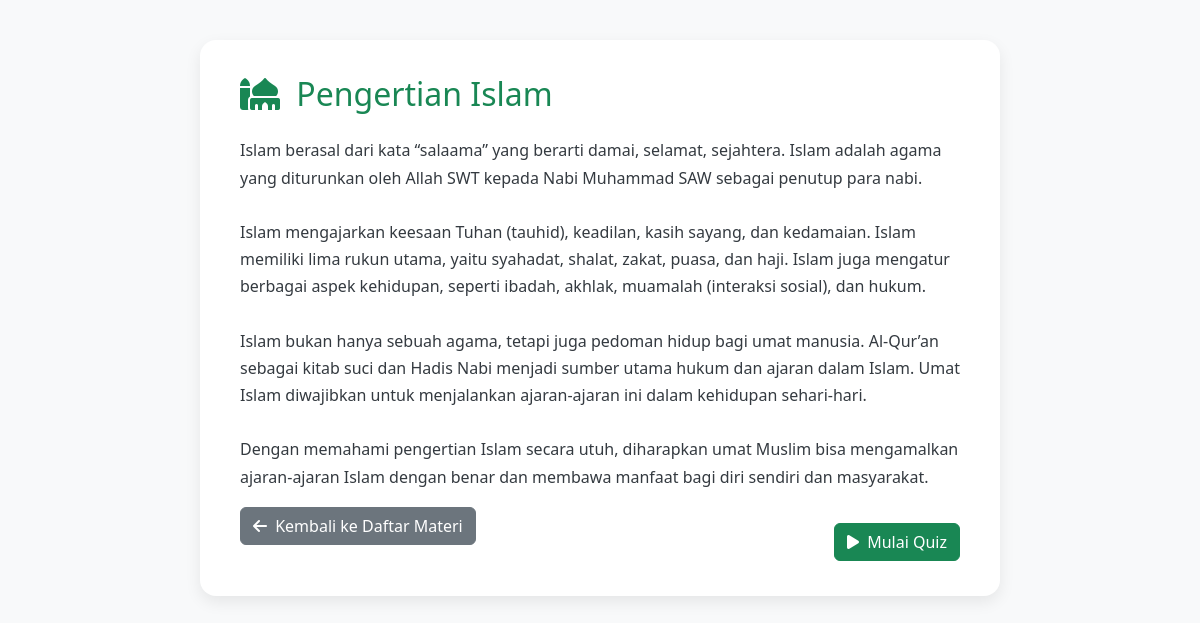
The page /materi.php?id=5 on the database its author committed.
### tables this page shows
CREATE TABLE `materi` (
  `id` int(11) NOT NULL,
  `judul` varchar(100) DEFAULT NULL,
  `isi` longtext DEFAULT NULL
);

### materi.php (the view, shortened to what this page needs)
<?php
include "db.php";
$id = $_GET['id'] ?? 0;
$id = (int)$id;
$stmt = $conn->prepare("SELECT * FROM materi WHERE id = ?");
$stmt->bind_param("i", $id);
$stmt->execute();
$result = $stmt->get_result();
$materi = $result->fetch_assoc();
$slug = strtolower(str_replace(' ', '_', $materi['judul']));
?>
<!DOCTYPE html>
<html lang="id">
<head>
    <link href="https://cdn.jsdelivr.net/npm/bootstrap@5.3.0/dist/css/bootstrap.min.css" rel="stylesheet" />
    <link rel="stylesheet" href="https://cdnjs.cloudflare.com/ajax/libs/font-awesome/6.4.0/css/all.min.css">
</head>
<body>
    <div class="materi-container">
        <h2 class="mb-4 text-success">
            <i class="fas fa-mosque me-2"></i> <?= htmlspecialchars($materi['judul']) ?>
        </h2>
        <p><?= nl2br(htmlspecialchars($materi['isi'])) ?></p>
        <a href="index.php" class="btn btn-secondary">
            <i class="fas fa-arrow-left me-1"></i> Kembali ke Daftar Materi
        </a>
        <a href="mulai_quiz.php?materi=<?= urlencode($slug) ?>&id=<?= $materi['id'] ?>"
           class="btn btn-success mt-3 float-end">
           <i class="fas fa-play me-1"></i> Mulai Quiz
        </a>
    </div>
</body>
</html>

### materi.php (style rules this page uses)
body { background: #f8f9fa; min-height: 100vh; display: flex; justify-content: center; align-items: flex-start; padding: 40px 15px; font-family: 'Segoe UI', sans-serif; }
.materi-container { max-width: 800px; background: #fff; border-radius: 16px; box-shadow: 0 6px 16px rgba(0,0,0,0.08); padding: 35px 40px; animation: fadeIn 0.5s ease; }
h2 { color: #198754; font-size: 2rem; margin-bottom: 20px; }
p { line-height: 1.7; color: #343a40; white-space: pre-line; }

### rows shown on the page
materi: judul "Pengertian Islam", isi "Islam berasal dari kata “salaama” yang berarti damai, selamat, sejahtera. Islam adalah agama yang diturunkan oleh Allah SWT kepada Nabi Muhammad SAW sebagai penutup para nabi. Islam mengajarkan keesaan Tuhan (tauhid), keadilan, kasih sayang, dan kedamaian. Islam memiliki lima rukun utama, yaitu syahadat, shalat, zakat, puasa, dan haji. Islam juga mengatur berbagai aspek kehidupan, seperti ibadah, akhlak, muamalah (interaksi sosial), dan hukum. Islam bukan hanya sebuah agama, tetapi juga pedoman hidup bagi umat manusia. Al-Qur’an sebagai kitab suci dan Hadis Nabi menjadi sumber utama hukum dan ajaran dalam Islam. Umat Islam diwajibkan untuk menjalankan ajaran-ajaran ini dalam kehidupan…"
